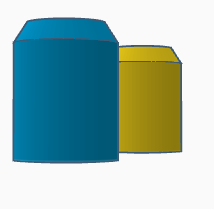
#> input picture botol_berjajar_berdempetan_tanpatutup9.png, 214 x 209 px
$ python wtershed_coin.py
#> lines starting #> are read from the running program, lines starting #| are printed output that depends on the picture; after the words box and inside, x2 and y2 are one past the last pixel; in counts of white or black regions, pixels touching at a corner belong together
# import the necessary packages
from skimage.feature import peak_local_max
from skimage.segmentation import watershed
from scipy import ndimage
import numpy as np
import cv2
import imutils

# langsung baca file tanpa argumen CLI
image = cv2.imread('botol_berjajar_berdempetan_tanpatutup9.png')
#> image is the input picture: shape (209, 214, 3); mean B, G, R 178.6, 183.5, 153.3

shifted = cv2.pyrMeanShiftFiltering(image, 21, 51)
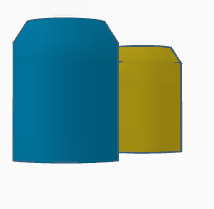
#> shifted: shape (209, 214, 3); mean B, G, R 178, 182.7, 152.4
cv2.imshow("Input", image)
# convert the mean shift image to grayscale, then apply
# Otsu's thresholding
gray = cv2.cvtColor(shifted, cv2.COLOR_BGR2GRAY)
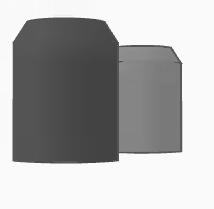
#> gray: shape (209, 214); min 67, max 250, mean 173.1
thresh = cv2.threshold(gray, 0, 255,
	cv2.THRESH_BINARY | cv2.THRESH_OTSU)[1]
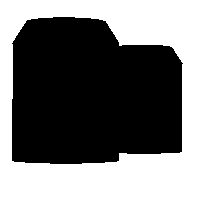
#> thresh: shape (209, 214); 51.3% white; 1 black region, box (x1, y1, x2, y2) and area: (12, 17, 183, 164) 21773
cv2.imshow("Thresh", thresh)

# compute the exact Euclidean distance from every binary
# pixel to the nearest zero pixel, then find peaks in this
# distance map
D = ndimage.distance_transform_edt(thresh)
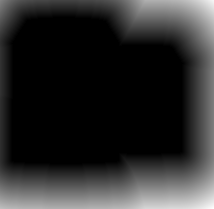
#> D: shape (209, 214) float64; min 0, max 65.37, mean 11.3; drawn with min black and max white
# versi baru skimage
coords = peak_local_max(D, min_distance=20, labels=thresh)
#> coords = [[188, 193], [188, 139], [20, 193], [188, 20], [20, 134], [79, 193], [99, 193], [119, 193], [20, 20]]

# ubah koordinat menjadi mask biner agar tetap kompatibel
localMax = np.zeros_like(D, dtype=bool)
localMax[tuple(coords.T)] = True
# perform a connected component analysis on the local peaks,
# using 8-connectivity, then appy the Watershed algorithm
markers = ndimage.label(localMax, structure=np.ones((3, 3)))[0]
labels = watershed(-D, markers, mask=thresh)
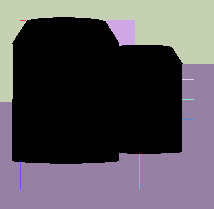
#> labels: shape (209, 214) int32; 10 distinct labels, from 0 to 9; one colour per label, 0 black
print("[INFO] {} unique segments found".format(len(np.unique(labels)) - 1))
#| [INFO] 9 unique segments found

# loop over the unique labels returned by the Watershed
# algorithm
for label in np.unique(labels):
	# if the label is zero, we are examining the 'background'
	# so simply ignore it
	if label == 0:
		continue
	# otherwise, allocate memory for the label region and draw
	# it on the mask
	mask = np.zeros(gray.shape, dtype="uint8")
	mask[labels == label] = 255
	# detect contours in the mask and grab the largest one
	cnts = cv2.findContours(mask.copy(), cv2.RETR_EXTERNAL,
		cv2.CHAIN_APPROX_SIMPLE)
	cnts = imutils.grab_contours(cnts)
	c = max(cnts, key=cv2.contourArea)
	# draw a circle enclosing the object
	((x, y), r) = cv2.minEnclosingCircle(c)
	cv2.circle(image, (int(x), int(y)), int(r), (0, 255, 0), 2)
	cv2.putText(image, "#{}".format(label), (int(x) - 10, int(y)),
		cv2.FONT_HERSHEY_SIMPLEX, 0.6, (0, 0, 255), 2)
#> this loop made 10 passes
#> (c, x, y, r) on passes 2, 5, 6, 7, 8, 9: ([[20, 20], [25, 20]], 22.5, 20, 2.5), ([[182, 79], [193, 79]], 187.5, 79, 5.5), ([[182, 99], [193, 99]], 187.5, 99, 5.5), ([[182, 119], [193, 119]], 187.5, 119, 5.5), ([[20, 162], [20, 188]], 20, 175, 13), ([[139, 154], [139, 188]], 139, 171, 17)
#> (x, y, r) on passes 3, 4, 10: (120.4, 32, 18.13), (106.5, 50.5, 117.9), (106.5, 136, 128.6)
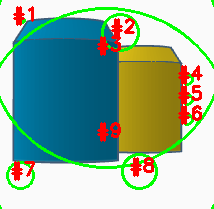
#> image: shape (209, 214, 3); 10.12% of pixels changed, all inside (x1, y1, x2, y2) = (0, 0, 214, 209)
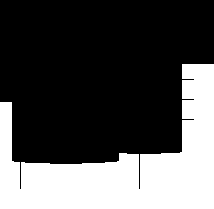
#> mask: shape (209, 214); 31.8% white; 1 white region, box (x1, y1, x2, y2) and area: (0, 64, 214, 209) 14243
# show the output image
cv2.imshow("Output", image)
cv2.waitKey(0)
